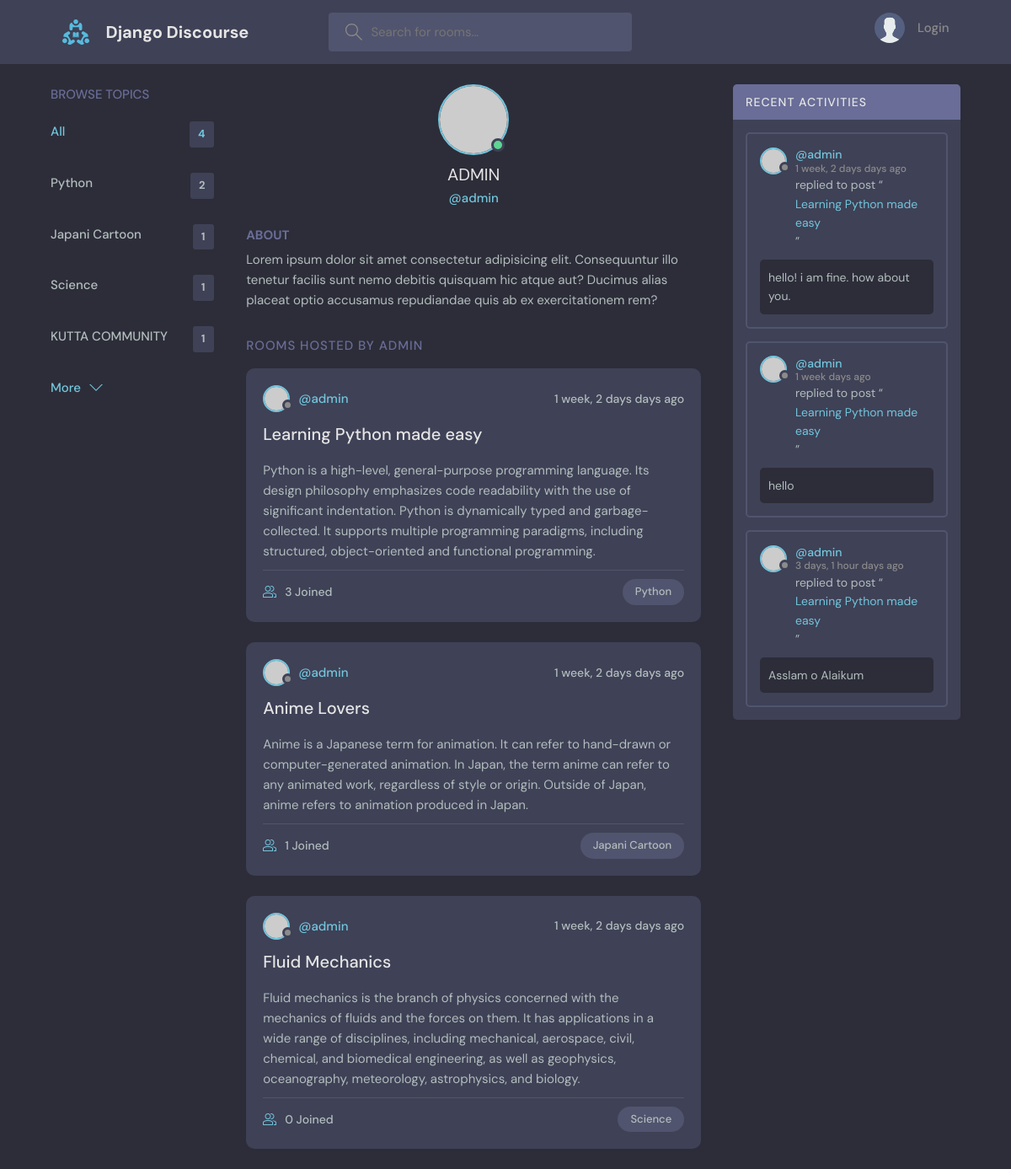
/userprofile/1, run on an earlier commit of the app's database.
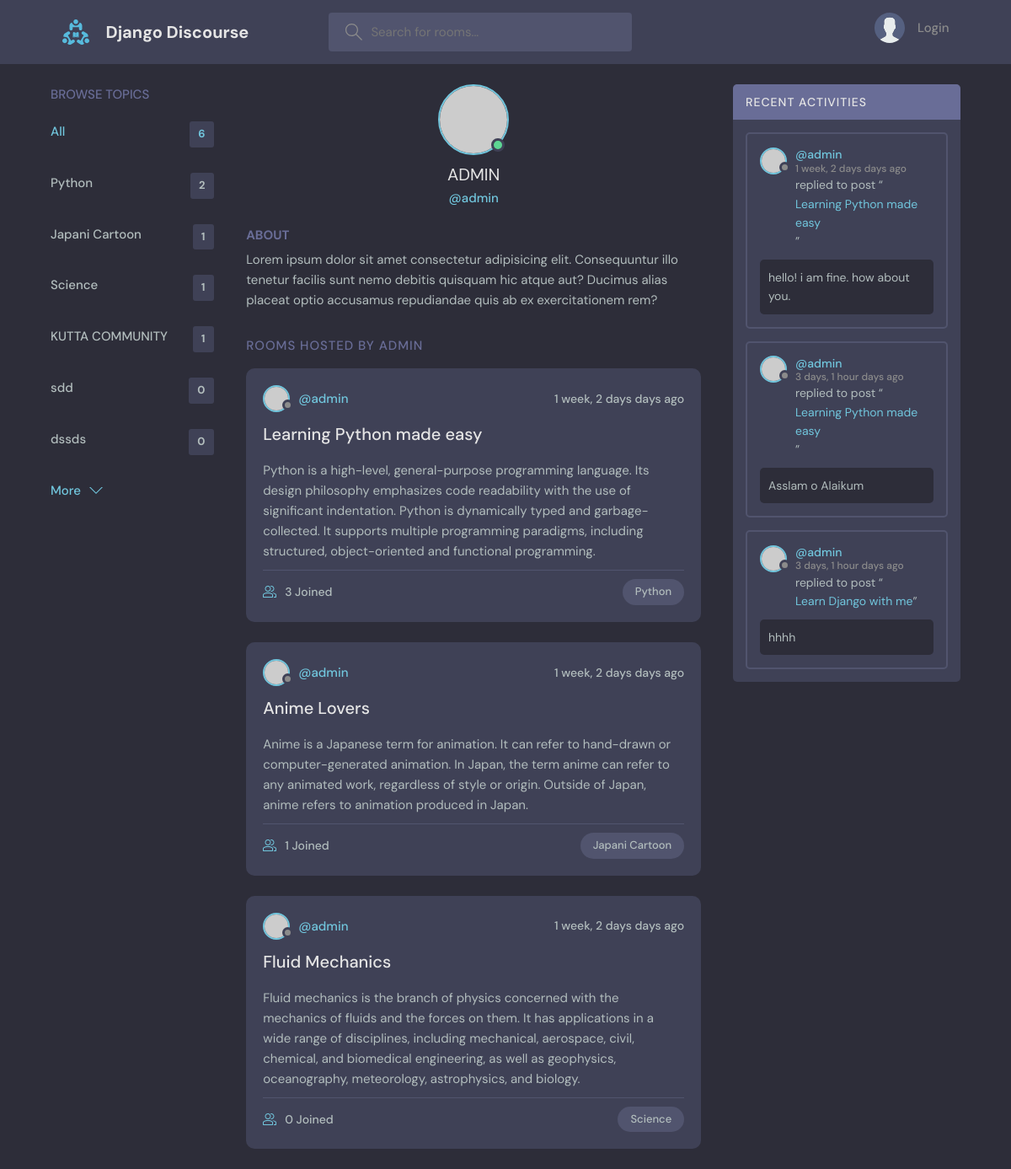
And on a later commit of the database.
### chat/models.py (models this page shows, shortened)
class Topic(models.Model):
    topic = models.CharField(max_length=200)
    def __str__(self):
        return self.topic

class Room(models.Model):
    host = models.ForeignKey(User,on_delete=models.SET_NULL,null=True)
    name = models.CharField(max_length=200)
    description = models.TextField(null=True,blank=True)
    participants = models.ManyToManyField(User,related_name="Participants",blank=True)
    topic = models.ForeignKey(Topic,on_delete=models.SET_NULL,null=True)
    updated = models.DateTimeField(auto_now=True)
    created = models.DateTimeField(auto_now_add=True)
    class Meta:
        ordering = ['-updated','-created']
    def __str__(self):
        return self.name

class Message(models.Model):
    user = models.ForeignKey(User,on_delete=models.CASCADE)
    room = models.ForeignKey(Room,on_delete=models.CASCADE)
    message = models.TextField()
    updated = models.DateTimeField(auto_now=True)
    created = models.DateTimeField(auto_now_add=True)

### chat/views.py (the view)
# urls.py: path('userprofile/<str:pk>',views.userProfile,name="userprofile"),
def userProfile(request,pk):
    user = User.objects.get(id=pk)
    rooms = user.room_set.all()
    chats = user.message_set.all()
    topics = Topic.objects.all()
    context = {'user' : user,'rooms' : rooms,'chats' : chats,'topics' : topics}
    return render(request,'chat/profile.html',context)

### chat/templates/chat/profile.html (shortened to what this page needs)
{% extends "base.html" %}
{% block content %}
  <main class="profile-page layout layout--3">
    <div class="container">
      {% include 'chat/topics_components.html' %}
      <div class="roomList">
        <div class="profile">
          <div class="profile__avatar">
            <div class="avatar avatar--large active">
              <img src="https://randomuser.me/api/portraits/men/11.jpg" />
            </div>
          </div>
          <div class="profile__info">
            <h3 style="text-transform: uppercase;">{{user.username}}</h3>
            <p>@{{user.username}}</p>
          </div>
          <div class="profile__about">
            <h3>About</h3>
            <p>
              Lorem ipsum dolor sit amet consectetur adipisicing elit. Consequuntur illo tenetur
              facilis sunt nemo debitis quisquam hic atque aut? Ducimus alias placeat optio
              accusamus repudiandae quis ab ex exercitationem rem?
            </p>
          </div>
        </div>
        <div class="roomList__header">
          <div>
            <h2>Rooms Hosted by {{user.username}}</a>
            </h2>
          </div>
        </div>
        {% include 'chat/feed_components.html' %}
      </div>
        {% include 'chat/activity_components.html' %}
    </div>
  </main>
{% endblock %}

### templates/base.html (shortened to what this page needs)
<!DOCTYPE html>
{% load static %}
<html lang="en">
  <head>
    <link rel="stylesheet" href="{% static 'styles/style.css' %}" />
  </head>
  <body>
    {% include 'navbar.html' %}
    {% block content %}
    {% endblock %}
  </body>
</html>

### templates/navbar.html (shortened to what this page needs)
{% load static %}
<header class="header header--loggedIn">
    <div class="container">
      <a href="{% url 'home' %}" class="header__logo">
        <img src="{% static 'images/logo.svg' %}" />
        <h1>Django Discourse</h1>
      </a>
      <form class="header__search" method="GET" action="{% url 'home' %}">
        <label>
          <input name="q" placeholder="Search for rooms..." />
        </label>
      </form>
      <nav class="header__menu">
        {% if request.user.is_authenticated %}
        <div class="header__user">
          <a href="{% url 'userprofile' request.user.id %}">
            <div class="avatar avatar--medium active">
              <img src="https://randomuser.me/api/portraits/men/37.jpg" />
            </div>
            <p style="text-transform: uppercase;">{{ request.user.username }} <span style="text-transform: none;">@{{ request.user.username}}</span></p>
          </a>
          <button class="dropdown-button">
            <svg version="1.1" xmlns="http://www.w3.org/2000/svg" width="32" height="32" viewBox="0 0 32 32">
              <title>chevron-down</title>
              <path d="M16 21l-13-13h-3l16 16 16-16h-3l-13 13z"></path>
            </svg>
          </button>
        </div>
        {% else %}
        <a href="{% url 'loginpage' %}">
          <img src="{% static 'images/avatar.svg' %}" />
          <p>Login</p>
        </a>
        {% endif %}
      </nav>
    </div>
  </header>

### chat/templates/chat/topics_components.html
<div class="topics">
    <div class="topics__header">
      <h2>Browse Topics</h2>
    </div>
    <ul class="topics__list">
      <li>
        <a href="{% url 'home' %}" class="active">All<span>{{topics.count}}</span></a>
      </li>
      {% for topic in topics %}
      <li>
        <a href="{% url 'home' %}?q={{topic}}">{{topic}}<span>{{topic.room_set.all.count}}</span></a>
      </li>
      {% endfor %}
    </ul>
    <a class="btn btn--link" href="{% url 'home' %}">
      More
      <svg
        version="1.1"
        xmlns="http://www.w3.org/2000/svg"
        width="32"
        height="32"
        viewBox="0 0 32 32"
      >
        <title>chevron-down</title>
        <path d="M16 21l-13-13h-3l16 16 16-16h-3l-13 13z"></path>
      </svg>
    </a>
  </div>

### chat/templates/chat/feed_components.html (shortened to what this page needs)
{% for room in rooms %}
<div class="roomListRoom">
    <div class="roomListRoom__header">
      <a href="{% url 'userprofile' room.host.id %}" class="roomListRoom__author">
        <div class="avatar avatar--small">
          <img src="https://randomuser.me/api/portraits/women/11.jpg" />
        </div>
        <span>@{{ room.host }}</span>
      </a>
      <div class="roomListRoom__actions">
        <span>{{ room.created|timesince }} days ago</span>
      </div>
    </div>
    <div class="roomListRoom__content">
      <a href="{% url 'room' room.id %}">{{ room.name }}</a>
      <p>
        {{ room.description }}
      </p>
    </div>
    <div class="roomListRoom__meta">
      <a href="{% url 'room' room.id %}" class="roomListRoom__joined">
        {{ room.participants.count }} Joined
      </a>
      <p class="roomListRoom__topic">{{room.topic}}</p>
    </div>
  </div>
  {% endfor %}

### chat/templates/chat/activity_components.html (shortened to what this page needs)
<div class="activities">
    <div class="activities__header">
      <h2>Recent Activities</h2>
    </div>
    {% for chat in chats|slice:":3" %}
    <div class="activities__box">
      <div class="activities__boxHeader roomListRoom__header">
        <a href="{% url 'userprofile' chat.user.id %}" class="roomListRoom__author">
          <div class="avatar avatar--small">
            <img src="https://randomuser.me/api/portraits/women/11.jpg" />
          </div>
          <p>
            @{{chat.user}}
            <span>{{chat.created|timesince}} days ago</span>
          </p>
        </a>
      </div>
      <div class="activities__boxContent">
        <p>
          replied to post “<a href="{% url 'room' chat.room.id %}">{{chat.room}}</a
          >”
        </p>
        <div class="activities__boxRoomContent">
            {{chat.message}}
        </div>
      </div>
    </div>
    {% endfor %}
  </div>

What changed in the data, as far as the page shows it:
removed Message: user "admin", created "1 week", room "Learning Python made easy", message "hello"
added Topic: topic "sdd", room_set.all.count "0"
added Topic: topic "dssds", room_set.all.count "0"
now on this page (row unchanged): Message: user "admin", created "3 days, 1 hour", room "Learn Django with me", message "hhhh"
Also different on the page:
{{ topics.count }}: "4" → "6"
